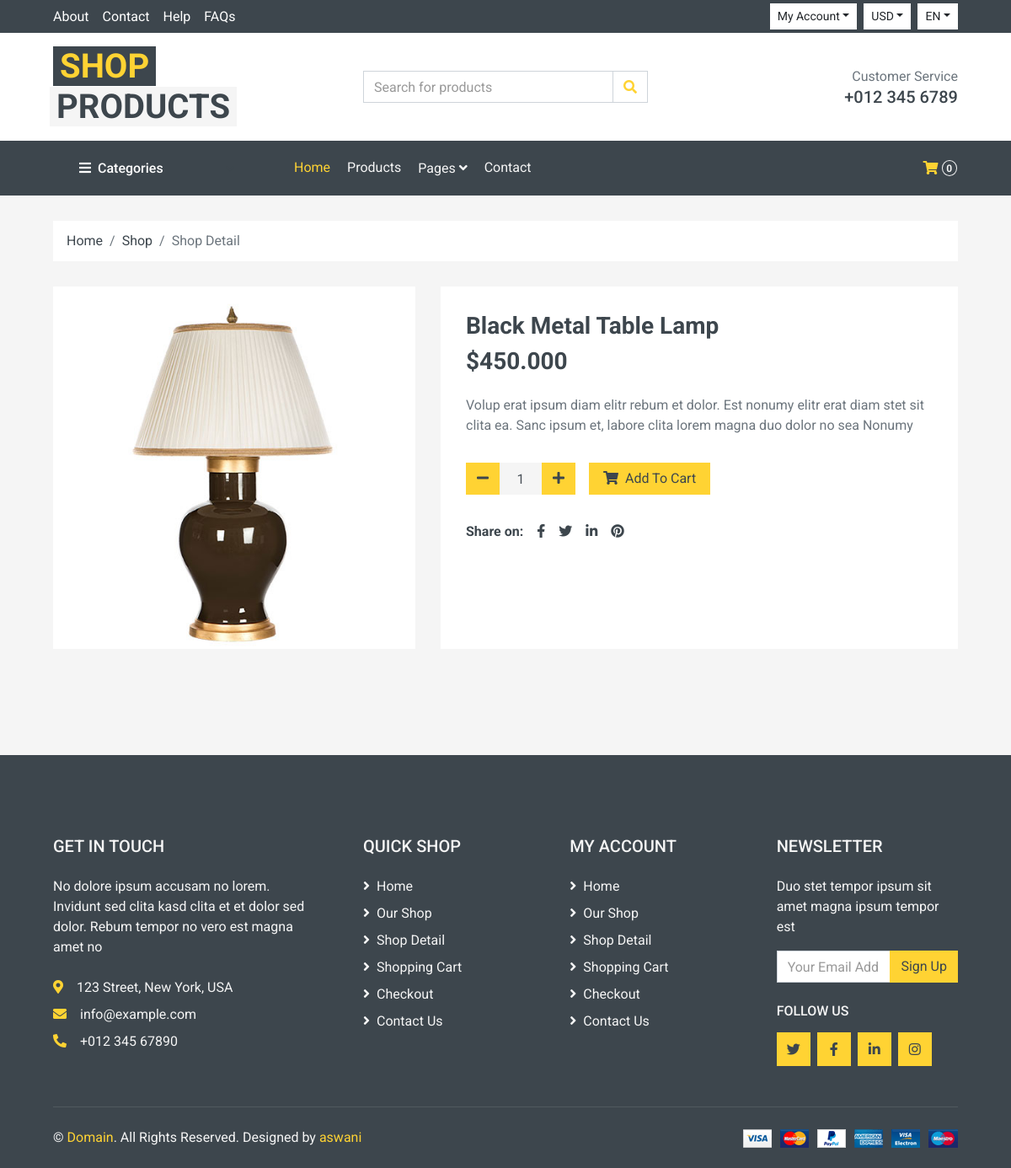
Page /product/2/ (signed in) on the committed database.
### shop_app/models.py (models this page shows, shortened)
class S_product(models.Model):
    product_name = models.CharField(max_length=300)
    product_img = models.ImageField(upload_to='product_pic')
    price = models.DecimalField(max_digits=10, decimal_places=3)
    description = models.TextField()

### shop_app/views.py (the view)
# urls.py: path('product/<int:id>/', views.product_detail, name='product_detail'),
@login_required
def product_detail(request, id):
    product = get_object_or_404(S_product, id=id)
    return render(request, 'details.html', {'product': product})

### shop_app/context_processors.py (called while the page is built)
def cart_count(request):
    cart = request.session.get('cart', {})
    cart_count = sum(item.get('quantity', 1) for item in cart.values())
    return {'cart_count': cart_count}

### templates/details.html (shortened to what this page needs)
{% extends "base.html" %}
{% load static %}
{% block content %}
    <div class="container-fluid">
        <div class="row px-xl-5">
            <div class="col-12">
                <nav class="breadcrumb bg-light mb-30">
                    <a class="breadcrumb-item text-dark" href="{% url 'index' %}">Home</a>
                    <a class="breadcrumb-item text-dark" href="{% url 'shop' %}">Shop</a>
                    <span class="breadcrumb-item active">Shop Detail</span>
                </nav>
            </div>
        </div>
    </div>
    <div class="container-fluid pb-5">
        <div class="row px-xl-5">
            <div class="col-lg-5 mb-30">
                <img class="w-100 h-100" src="{{ product.product_img.url }}" alt="{{ product.product_name }}">
            </div>
            <div class="col-lg-7 h-auto mb-30">
                <div class="h-100 bg-light p-30">
                    <h3>{{ product.product_name }}</h3>
                    <h3 class="font-weight-semi-bold mb-4">${{ product.price }}</h3>
                    <p class="mb-4">{{ product.description }}</p>
                    <div class="d-flex align-items-center mb-4 pt-2">
                        <form method="POST" action="{% url 'add_to_cart' product.id %}" class="d-flex align-items-center">
                            <div class="input-group quantity mr-3" style="width: 130px;">
                                <div class="input-group-btn">
                                    <button type="button" class="btn btn-primary btn-minus">
                                        <i class="fa fa-minus"></i>
                                    </button>
                                </div>
                                <input type="text" name="quantity" class="form-control bg-secondary border-0 text-center" value="1" id="quantity-input">
                                <div class="input-group-btn">
                                    <button type="button" class="btn btn-primary btn-plus">
                                        <i class="fa fa-plus"></i>
                                    </button>
                                </div>
                            </div>
                            <button type="submit" class="btn btn-primary px-3">
                                <i class="fa fa-shopping-cart mr-1"></i> Add To Cart
                            </button>
                        </form>
                    </div>
                    <div class="d-flex pt-2">
                        <strong class="text-dark mr-2">Share on:</strong>
                        <div class="d-inline-flex">
                            <a class="text-dark px-2" href=""><i class="fab fa-facebook-f"></i></a>
                            <a class="text-dark px-2" href=""><i class="fab fa-twitter"></i></a>
                            <a class="text-dark px-2" href=""><i class="fab fa-linkedin-in"></i></a>
                            <a class="text-dark px-2" href=""><i class="fab fa-pinterest"></i></a>
                        </div>
                    </div>
                </div>
            </div>
        </div>
    </div>
{% endblock %}

### rows in the picture
S_product: product_img (picture), product_name "Black Metal Table Lamp", price "450.000", description "Volup erat ipsum diam elitr rebum et dolor. Est nonumy elitr erat diam stet sit clita ea. Sanc ipsum et, labore clita lorem magna duo dolor no sea Nonumy"

### other values in the picture
{{ cart_count }} "0"
